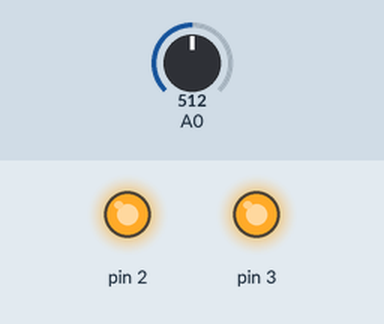
Bench run of a sketch on a simulated Arduino Uno, built with avr-gcc and run on an emulated ATmega328P. Shown: output pins drawn as LEDs (lit = HIGH). The inputs (shaded band) are chosen by the test bench; at power-on: A0 = 512.

Above: at 1.2 s.
1.3 s: A0 set to 733
2.8 s: A0 set to 758
At 3.5 s:
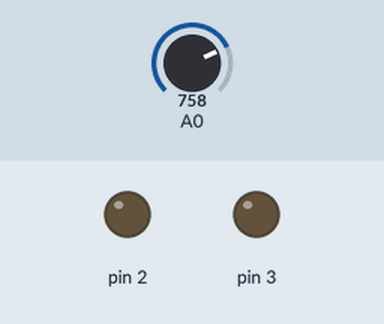
4.3 s: A0 set to 740
At 4.7 s:
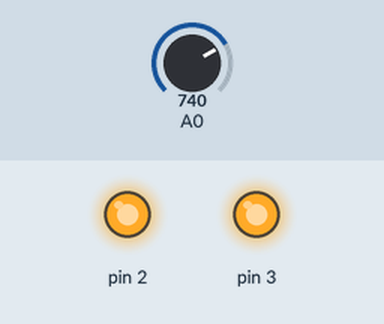
5.8 s: A0 set to 760
At 7.0 s:
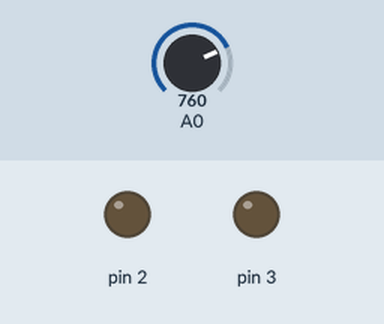
Timing chart, 0 to 8.3 s (numbered marks = the images above; inputs shaded):
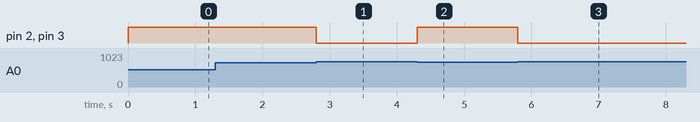

Measured:
- the behaviour switches between 749 and 750 on A0 (found by bisection; images 0 and 1)
- after the input at 1.3 s, every drawn part: stays the same
- after the input at 2.8 s, pin 2, pin 3: HIGH → LOW at once
- after the input at 4.3 s, pin 2, pin 3: LOW → HIGH at once
- after the input at 5.8 s, pin 2, pin 3: HIGH → LOW at once

The sketch:

ldr_automatic_street_light_on_amp_amp_off1.ino
```cpp
void setup()
{
  pinMode(A0 ,INPUT);
  pinMode(2 ,OUTPUT);
  pinMode(3 ,OUTPUT);
}
void loop()
{
  int a = analogRead(A0);
  if(a>=750)
  {
    digitalWrite(2,LOW);
    digitalWrite(3,LOW);
  }
  else{
     digitalWrite(2,HIGH);
    digitalWrite(3,HIGH);
  }
} 
```
